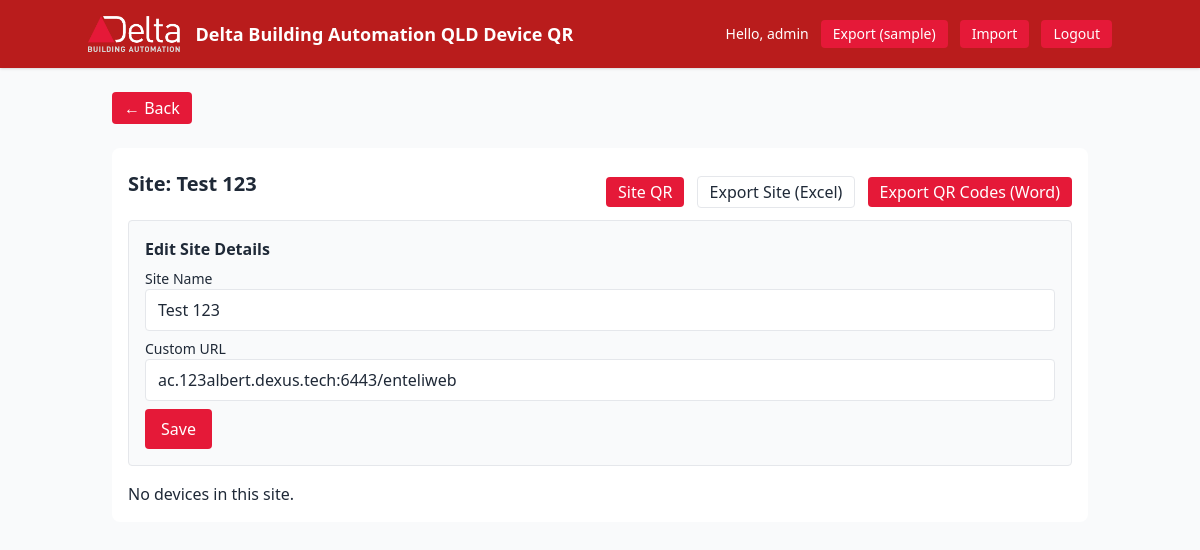
/site/2 (signed in), run on the app's committed database.
### app.py (models this page shows, shortened)
class User(UserMixin, db.Model):
    id = db.Column(db.Integer, primary_key=True)
    username = db.Column(db.String(120), unique=True, nullable=False)
    password_hash = db.Column(db.String(256), nullable=False)
    role = db.Column(db.String(32), default='user')

class Site(db.Model):
    id = db.Column(db.Integer, primary_key=True)
    name = db.Column(db.String(200), unique=True, nullable=False)
    url = db.Column(db.String(500), nullable=True)  # new custom URL field
    devices = db.relationship('Device', backref='site', lazy=True)

### app.py (the view, shortened to what this page needs)
@app.route('/site/<int:site_id>', methods=['GET', 'POST'])
def site_view(site_id):
    if 'scan' in request.args:
        session.pop('user_id', None)
        return redirect(url_for('login', next=url_for('site_view', site_id=site_id)))
    if not current_user.is_authenticated:
        return redirect(url_for('login', next=url_for('site_view', site_id=site_id)))
    site = Site.query.get_or_404(site_id)
    devices = Device.query.filter_by(site_id=site_id).all()
    return render_template('site.html', site=site, devices=devices)

### app.py (called while the page is built)
@login_manager.user_loader
def load_user(user_id):
    return User.query.get(int(user_id))

### templates/site.html (shortened to what this page needs)
{% extends "base.html" %}
{% block content %}
<div class="delta-card">
    <div class="flex justify-between items-center">
        <h2 class="text-xl font-semibold">Site: {{ site.name }}</h2>
        <div class="mt-4 space-x-2">
            <a class="px-3 py-1 delta-btn rounded" href="{{ url_for('preview_qr_site', site_id=site.id) }}">Site QR</a>
            <a class="px-3 py-1 border rounded" href="{{ url_for('export_site', site_id=site.id) }}">Export Site
                (Excel)</a>
            <a class="px-3 py-1 delta-btn rounded" href="{{ url_for('export_site_qrs', site_id=site.id) }}">Export QR
                Codes (Word)</a>
        </div>
    </div>
    <div class="mt-4 p-4 border rounded bg-gray-50">
        <h3 class="font-semibold mb-2">Edit Site Details</h3>
        <form method="POST" action="{{ url_for('edit_site', site_id=site.id) }}">
            <div class="mb-2">
                <label class="block text-sm font-medium">Site Name</label>
                <input type="text" name="site_name" class="w-full px-3 py-2 border rounded" value="{{ site.name }}">
            </div>
            <div class="mb-2">
                <label class="block text-sm font-medium">Custom URL</label>
                <input type="text" name="site_url" class="w-full px-3 py-2 border rounded" value="{{ site.url or '' }}"
                    placeholder="https://example.com" />
            </div>
            <button class="px-4 py-2 delta-btn rounded">Save</button>
        </form>
    </div>
    <div class="mt-4">
        {% if devices %}
        <ul class="space-y-2">
            {% for d in devices %}
            <li class="p-2 border rounded flex justify-between items-center">
                <div>
                    <div class="font-medium">({{ d.device_number or '' }}) - {{ d.device_name or "(no name)" }}</div>
                    <div class="text-sm text-gray-600">{{ d.device_type or '' }}</div>
                    <div class="mt-2">
                        <strong>QR Code:</strong><br>
                        <img src="{{ url_for('preview_qr_device', device_id=d.id) }}" alt="Device QR Preview"
                            class="w-24 h-24 border p-1 rounded" />
                    </div>
                </div>
                <div class="flex items-center">
                    <a class="px-3 py-1 border rounded" href="{{ url_for('device_view', device_id=d.id) }}">Open</a>
                    <a class="px-3 py-1 delta-btn rounded ml-2"
                        href="{{ url_for('generate_device_qr', device_id=d.id) }}">Download QR</a>
                    <form method="POST" action="{{ url_for('delete_device', device_id=d.id) }}" class="ml-2"
                        onsubmit="return confirm('Are you sure you want to delete this device?');">
                        <button type="submit"
                            class="px-3 py-1 border rounded text-red-600 hover:bg-red-100">Delete</button>
                    </form>
                </div>
            </li>
            {% endfor %}
        </ul>
        {% else %}
        <div>No devices in this site.</div>
        {% endif %}
    </div>
</div>
{% endblock %}

### templates/base.html (shortened to what this page needs)
<!doctype html>
<html lang="en">
    <head>
        <script src="https://cdn.tailwindcss.com"></script>
    </head>
    <body class="bg-gray-50 text-gray-800 min-h-screen">
        <header class="bg-red-700 text-white shadow p-4">
            <div class="container mx-auto flex justify-between items-center">
                <div class="flex items-center gap-4">
                    <img src="{{ url_for('static', filename='logo.png') }}" alt="logo" class="h-9" />
                    <div class="font-semibold text-lg">Delta Building Automation QLD Device QR</div>
                </div>
                <nav class="text-sm flex items-center gap-3">
                    {% if current_user.is_authenticated %}
                    <span>Hello, {{ current_user.username }}</span>
                    <a href="{{ url_for('export_site', site_id=1) }}"
                        class="px-3 py-1 delta-btn rounded text-white">Export (sample)</a>
                    <a href="{{ url_for('import_site') }}" class="px-3 py-1 delta-btn rounded text-white">Import</a>
                    <a href="{{ url_for('logout') }}" class="px-3 py-1 delta-btn rounded text-white">Logout</a>
                    {% else %}
                    <a href="{{ url_for('login') }}" class="px-3 py-1 delta-btn rounded text-white">Login</a>
                    {% endif %}
                </nav>
            </div>
        </header>
        <main class="container mx-auto p-6">
            <div class="mb-6">
                <button onclick="window.history.back()" class="px-3 py-1 delta-btn rounded text-white">
                    &larr; Back
                </button>
            </div>
            {% block content %}{% endblock %}
        </main>
    </body>
</html>

### templates/base.html (style rules this page uses)
:root { --delta-red: #e51938; --delta-dark: #222222; --delta-muted: #d6d6d6; --delta-card: #ffffff; }
.delta-btn { background: var(--delta-red); color: white; }
.delta-card { background: var(--delta-card); border-radius: .5rem; padding: 1rem; }

### data on the page
User: username "admin"
Site: name "Test 123", site_name "Test 123", site_url "ac.123albert.dexus.tech:6443/enteliweb"
